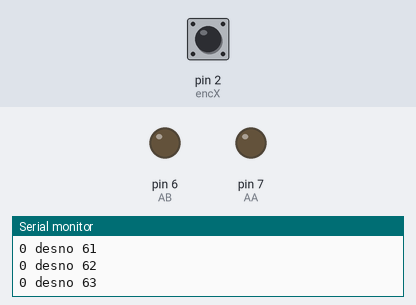
The program below on a simulated Arduino Uno, built with avr-gcc and run on an emulated ATmega328P. Shown: output pins drawn as LEDs (lit = HIGH), the last lines printed to the serial monitor. The inputs (shaded band) are chosen by the test bench; at power-on: pin 2 (encX) HIGH.

Above: at 12.8 s.
At 38.3 s:
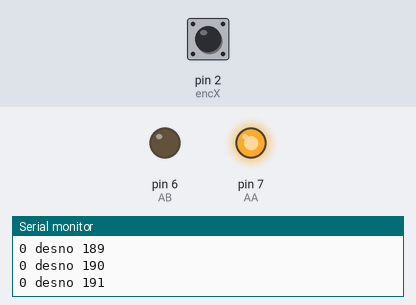
Timing chart, 0 to 66.4 s (numbered marks = the images above):
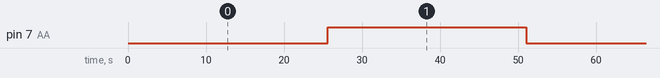

Measured:
- by itself, pin 7 (AA): alternates HIGH for 25.4 s and LOW for 25.6 s

The program:

main.cpp
```cpp
#include <Arduino.h>
#include <PID_v1.h>

double Setpoint, Input, Output;
double Kp=0.02, Ki=0.01, Kd=0;
PID myPID(&Input, &Output, &Setpoint, Kp, Ki, Kd, DIRECT);

#define AB 6
#define AA 7
#define encX 2
#define encY 3

void setSpeedDir(int32_t speed);
void encoder(void);

uint8_t ms = 10;
uint8_t hitrost = 255;
int32_t cnt = 0;
int32_t stari_cnt = 0;
int32_t premik = 0;
int32_t ser = 0;

void setup()
{
  Serial.begin(9600);
  pinMode(AB, OUTPUT);
  pinMode(AA, OUTPUT);
  pinMode(encX, INPUT);
  pinMode(encY, INPUT);
  attachInterrupt(digitalPinToInterrupt(encX), encoder, RISING);
  Setpoint = 1000;
  myPID.SetOutputLimits(-255, 255);
  myPID.SetMode(AUTOMATIC);
}

void loop()
{
/*
  Input = cnt;
  myPID.Compute();
  if(Output > 0){
    setSpeedDir(Output, 0);
  }
  else {
    setSpeedDir(abs(Output), 1);
  }
  ser++;
  if((ser % 1000) == 0){
    Serial.print(cnt);
    Serial.print(" ");
    Serial.println(Output);
  }
  */
 for(int n = 0; n>-255; n--){
    setSpeedDir(n);
    delay(200);
 }
}

void setSpeedDir(int32_t speed)
{
  if (speed > 0)
  {
    digitalWrite(AA, LOW);
    analogWrite(AB, speed);
    Serial.print(cnt);
    Serial.print(" levo ");
    Serial.println(speed);
  }
  else
  {
    digitalWrite(AB, LOW);
    speed = -speed;
    analogWrite(AA, speed);
    Serial.print(cnt);
    Serial.print(" desno ");
    Serial.println(speed);
  }
}

void encoder(void)
{
  if (digitalRead(encY) == 1) {
    cnt=cnt+1;
  }
  else {
    cnt=cnt-1;
  }
}
```
